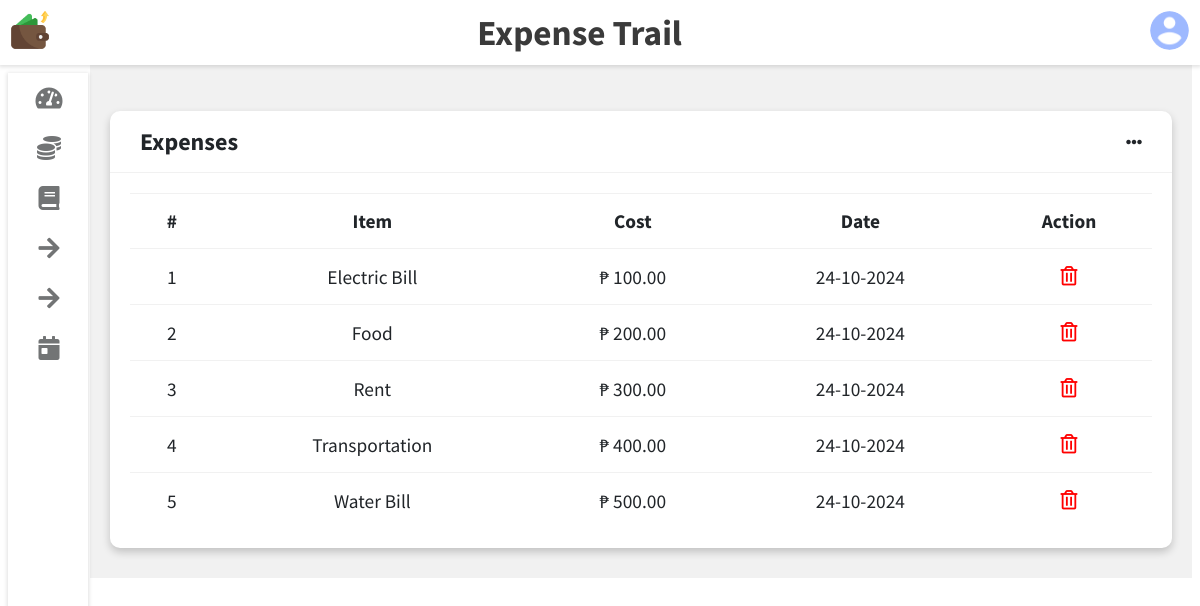
/templates/6-Manage-Expenses.php (signed in), run on the app's committed database.
### tables this page shows
CREATE TABLE `user` (
  `Full_Name` varchar(40) NOT NULL,
  `Email` varchar(255) NOT NULL,
  `Username` varchar(255) NOT NULL,
  `UserId` int(11) NOT NULL,
  `Password` varchar(32) NOT NULL,
  `Photo` varchar(255) NOT NULL,
  `RegDate` timestamp NOT NULL DEFAULT current_timestamp()
);

CREATE TABLE `expense` (
  `UserId` int(11) NOT NULL,
  `ID` int(11) NOT NULL,
  `Item` varchar(255) NOT NULL,
  `Cost` decimal(25,2) NOT NULL,
  `Date` timestamp NOT NULL DEFAULT current_timestamp()
);

### init.php (called while the page is built, shortened)
<?php
    include_once 'connection.php';
    include_once 'user.php';
    include_once 'expense.php';
    global $pdo;
    $getFromU = new User($pdo);
    $getFromE = new Expense($pdo);
?>

### user.php (called while the page is built, shortened)
<?php
    class User extends Base{
        function __construct($pdo)
        {
            $this->pdo = $pdo;
        }
        public function Photofetch($UserId) {
            $stmt = $this->pdo->prepare("SELECT Photo FROM user WHERE UserId = :UserId");
            $stmt->bindParam(":UserId", $UserId, PDO::PARAM_INT);
            $stmt->execute();
            $user = $stmt->fetch(PDO::FETCH_OBJ);
            return $user->Photo;
        }
    }
?>

### expense.php (called while the page is built, shortened)
<?php
  class Expense extends Base {
    function __construct($pdo) {
      $this->pdo = $pdo;
    }
    public function allexp($UserId) {
      $stmt = $this->pdo->prepare("SELECT * FROM expense WHERE UserId = :UserId ORDER BY Date");
      $stmt->bindParam(":UserId", $UserId, PDO::PARAM_INT);
      $stmt->execute();
      $total = $stmt->fetchall(PDO::FETCH_OBJ);
      if($total == NULL)
      {
        return NULL;
      }
      else
      return $total;
    }
  }
?>

### templates/6-Manage-Expenses.php (the view, shortened to what this page needs)
<?php
	include_once "../init.php";
	include_once 'skeleton.php';
?>
<div class="wrapper">
    <div class="row">
        <div class="col-12">
            <div class="card">
                <div class="card-header">
                    <i class="fas fa-ellipsis-h"></i>
                    <h3 style="font-family:'Source Sans Pro'; font-size: 1.5em;">
                        Expenses
                    </h3>
                </div>
                <div class="card-content">
                    <table>
                        <thead>
                            <tr>
                                <th>#</th>
                                <th>Item</th>
                                <th>Cost</th>
                                <th>Date</th>
                                <th>Action</th>
                            </tr>
                        </thead>
                        <tbody>
                            <?php
                                $totexp = $getFromE->allexp($_SESSION['UserId']);
                                if ($totexp !== NULL) {
                                    $len = count($totexp);
                                    for ($x = 1; $x <= $len; $x++) {
                                        echo "<tr>
                                            <td>".$x."</td>
                                            <td>".$totexp[$x-1]->Item."</td>
                                            <td>"."₱ ".$totexp[$x-1]->Cost."</td>
                                            <td>".date("d-m-Y",strtotime($totexp[$x-1]->Date))."</td>
                                            <td>
                                                <form style='margin-block-end: 0;' action='' method='post'>
                                                    <input type='hidden' name='ID' value=".$totexp[$x-1]->ID.">
                                                    <button type='submit' name='delrec' class='btn btn-default' style='background:none; color:#8f8f8f; font-size:1em;'>
                                                        <i class='far fa-trash-alt' style='color:red;'></i>
                                                    </button>
                                                </form>
                                            </td>
                                        </tr>";
                                    }
                                }
                            ?>
                        </tbody>
                    </table>
                </div>
            </div>
        </div>
    </div>
</div>

### templates/skeleton.php (shortened to what this page needs)
<?php
    include_once "../init.php";
    $pic = $getFromU->Photofetch($_SESSION['UserId']);
    $pic = '"'. $pic . '"';
    $theme = $_COOKIE['theme'] ?? 'light';
    $sidebarState = $_COOKIE['sidebar'] ?? 'expanded';
?>
<!DOCTYPE html>
<html lang="en">
<head>
    <link rel="stylesheet" href="https://cdnjs.cloudflare.com/ajax/libs/font-awesome/5.9.0/css/all.css">
    <link rel="stylesheet" type="text/css" href="https://cdnjs.cloudflare.com/ajax/libs/Chart.js/2.9.3/Chart.min.css">
    <link rel="stylesheet" href="../static/css/skeleton.css">
    <link rel="stylesheet" href="../static/css/11-changepass.css">
    <link rel="stylesheet" href="../static/css/7-Datewise.css">
    <link rel="stylesheet" href="https://stackpath.bootstrapcdn.com/font-awesome/4.7.0/css/font-awesome.min.css">
    <link rel="stylesheet" href="../static/css/yearpicker.css">
    <link rel="stylesheet" href="../static/css/6-Manage-Expenses.css">
</head>
<body class="<?php echo $theme . ' ' . $sidebarState; ?> overlay-scrollbar">
    <div class="navbar">
        <ul class="navbar-nav">
            <li class="nav-item">
                <img src="../static/images/expenseic.png" alt="" class="logo">
            </li>
        </ul>
        <h1 class="navbar-text">Expense Trail</h1>
        <ul class="navbar-nav nav-right">
            <li class="nav-item">
                <div class="avt dropdown">
                    <img src=<?php echo $pic ?> alt="" class="dropdown-toggle">
                </div>
            </li>
        </ul>
    </div>
    <div class="sidebar">
        <ul class="sidebar-nav">
            <li class="sidebar-nav-item">
                <a href="3-Dashboard.php" class="sidebar-nav-link">
                    <div>
                        <i class="fas fa-tachometer-alt"></i>
                    </div>
                </a>
            </li>
            <li class="sidebar-nav-item">
                <a href="4-Set-Budget.php" class="sidebar-nav-link">
                    <div>
                        <i class="fas fa-coins"></i>
                    </div>
                </a>
            </li>
            <li class="sidebar-nav-item">
                <a href="4-set-accounts.php" class="sidebar-nav-link">
                    <div>
                        <i class="fas fa-book"></i>
                    </div>
                </a>
            </li>
            <li class="sidebar-nav-item">
                <a href="5-Add-Expenses.php" class="sidebar-nav-link">
                    <div>
                        <i class="fas fa-arrow-right" aria-hidden="true"></i>
                    </div>
                </a>
            </li>
            <li class="sidebar-nav-item">
                <a href="6-Manage-Expenses.php" class="sidebar-nav-link">
                    <div>
                        <i class="fas fa-arrow-right" aria-hidden="true"></i>
                    </div>
                </a>
            </li>
            <li class="sidebar-nav-item">
                <a href="7-Datewise.php" class="sidebar-nav-link">
                    <div>
                        <i class="fas fa-calendar-day" aria-hidden="true"></i>
                    </div>
                </a>
            </li>
        </ul>
    </div>
    <a href="?switchTheme=true" class="theme-switch">Switch Theme</a>
</body>
</html>

### static/css/skeleton.css (style rules this page uses)
:root { --primary-color: #1f2ac4; --success-color: #804cb0; --warning-color: #e9d900; --danger-color: #eb4d4b; --violet-color: #e9b200; --yellow-color: #28a82e; --lite-color: #0BDBDB; --light-color: #212529; --light-second-color: #727475; --light-background: #ffffff; --light-second-background: #f1f1f1; --dark-color: #909090; --dark-second-color: #f5f6fa; --dark-background: #23242D; --dark-second-background: #181818; }
.light { --main-bg-color: var(--light-background); --second-bg-color: var(--light-second-background); --main-color: var(--light-color); --second-color: var(--light-second-color); }
* { box-sizing: border-box; }
body { font-family: Verdana, Helvetica, sans-serif; background: var(--main-bg-color); color: var(--main-color); }
.navbar { display: flex; flex-direction: row; background: var(--main-bg-color); color: var(--main-color); position: fixed; top: 0; right: 0; left: 0; z-index: 101; box-shadow: rgba(0,0,0,0.12) 0px 1px 4px 1px; }
.navbar-nav { list-style: none; display: flex; flex-direction: row; padding-left: 0; margin-bottom: 0; margin-top: 0; }
.nav-right { margin-left: auto; }
.navbar-text { position: relative; margin: auto; width: 80%; text-align: center; font-family: 'Source Sans Pro'; font-size: 2.2em; color: #3a3a3a; }
.logo { height: 60px; padding: 10px; }
.avt img { width: 39px; height: 39px; border-radius: 50%; }
.avt { padding: 11px; }
.dropdown { position: relative; }
.wrapper { padding: 10px; margin-left: 82px; padding-top: 75px; background: var(--second-bg-color); transition: margin-left .5s; }
.sidebar { width: 82px; height: 100vh; position: fixed; margin-top: 65px; background: var(--main-bg-color); box-shadow: rgba(0,0,0,0.12) 0px 1px 4px 1px; overflow: hidden; z-index: 100; transition: width .5s; }
.sidebar-nav { list-style: none; padding: 0; margin: 0; display: flex; flex-direction: column; align-items: center; height: 100vh; }
.sidebar-nav-item { width: 100%; }
.sidebar-nav-link { display: flex; align-items: center; color: var(--main-color); text-decoration: none; }
.sidebar-nav-link i { font-size: 1.5rem; color: var(--second-color); position: absolute; left: 50%; top: 50%; transform: translate(-50%, -50%); }
.sidebar-nav-link div { min-width: 82px; height: 50px; position: relative; }
.card { background: var(--main-bg-color); color: var(--main-color); border-radius: 10px; margin-bottom: 10px; box-shadow: 0 4px 8px 0 rgba(0,0,0,0.2); }
.card-header { padding: 15px 30px; border-bottom: 1px solid var(--second-bg-color); position: relative; }
.card-header i { color: var(--main-color); position: absolute; right: 30px; top: 50%; transform: translateY(-50%); }
.card-header h3 { margin: 0; }
.row { display: flex; flex-wrap: wrap; flex-direction: row; }
.card-content { padding: 20px; overflow-x: auto; }
.card h3 { margin: 0; }
.row:before, .row:after { box-sizing: border-box; }
[class*="col-"] { padding: 10px; }
@media only screen and (min-width: 600px) { [class*="col-"] { width: 100%; } }
@media screen and (min-width: 992px) { .col-12 { width: 100%; } }
button { border: none; outline: none; cursor: pointer; }

### static/css/yearpicker.css (style rules this page uses)
:root { --background-color: #fff; --border-color: #ccc; --text-color: #555; --selected-text-color: #C0392B; --hover-background-color: #eee; }

### static/css/6-Manage-Expenses.css (style rules this page uses)
.card-content table { border-collapse: collapse; width: 100%; }
table td { font-family:"Source Sans Pro"; border-top: 1px solid var(--second-bg-color); padding: 15px; text-align: center; }
table th { font-family:"Source Sans Pro"; border-top: 1px solid var(--second-bg-color); border-bottom: 1px solid var(--second-bg-color); padding: 15px 12px; }
table, th, td { font-size: 1.1em; }

### templates/skeleton.php (style rules this page uses)
body.light { background-color: #fff; color: #000; }
.expanded .sidebar { width: 80px; }
.sidebar-nav .sidebar-nav-item { list-style: none; }
.sidebar-nav .sidebar-nav-item a { text-decoration: none; }

### data on the page
user: Photo (picture)
expense: Item "Electric Bill", Cost "100.00", Date "24-10-2024"
expense: Item "Food", Cost "200.00", Date "24-10-2024"
expense: Item "Rent", Cost "300.00", Date "24-10-2024"
expense: Item "Transportation", Cost "400.00", Date "24-10-2024"
expense: Item "Water Bill", Cost "500.00", Date "24-10-2024"
